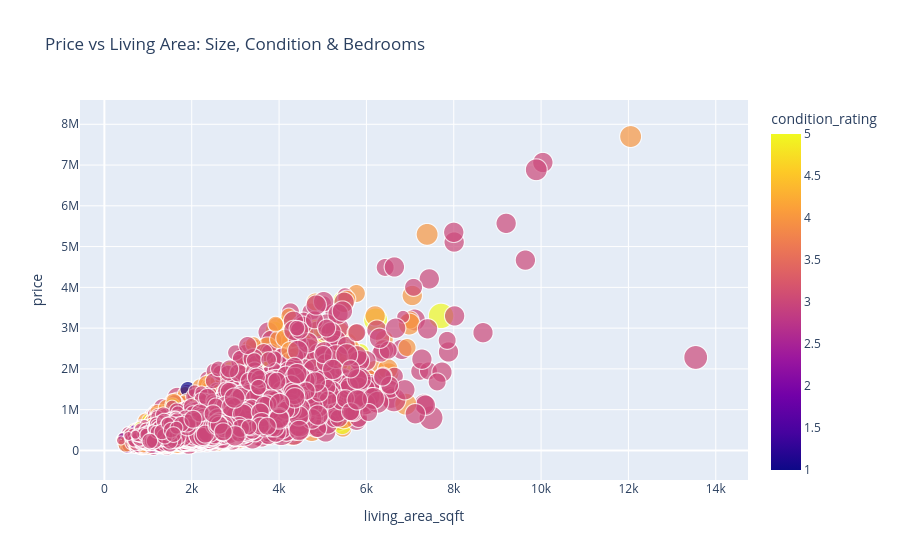

Notebook source saved alongside this figure:
### Markdown cell above
#### 1) Price vs Size Scatter

### Code cell
fig = px.scatter(df, x='living_area_sqft', y='price', size='bedrooms', color='condition_rating',
                 hover_data=['zipcode', 'grade_rating'], size_max=30,
                 title='Price vs Living Area: Size, Condition & Bedrooms')
fig.show()

### Figure 1 — Plotly figure (JSON) as saved in the notebook; plotly's stock layout.template omitted (floating-point values rounded to 4 significant figures; data arrays with more than 128 entries replaced by an {"elided": "..."} marker saying what was removed)
{"data": [{"customdata": {"elided": "21612x2 int values"}, "hovertemplate": "living_area_sqft=%{x}<br>price=%{y}<br>bedrooms=%{marker.size}<br>zipcode=%{customdata[0]}<br>grade_rating=%{customdata[1]}<br>condition_rating=%{marker.color}<extra></extra>", "legendgroup": "", "marker": {"color": {"elided": "21612 int values"}, "coloraxis": "coloraxis", "size": {"elided": "21612 int values"}, "sizemode": "area", "sizeref": 0.01222, "symbol": "circle"}, "mode": "markers", "name": "", "showlegend": false, "type": "scattergl", "x": {"elided": "21612 int values"}, "xaxis": "x", "y": {"elided": "21612 int values"}, "yaxis": "y"}], "layout": {"coloraxis": {"colorbar": {"title": {"text": "condition_rating"}}, "colorscale": [[0, "#0d0887"], [0.1111, "#46039f"], [0.2222, "#7201a8"], [0.3333, "#9c179e"], [0.4444, "#bd3786"], [0.5556, "#d8576b"], [0.6667, "#ed7953"], [0.7778, "#fb9f3a"], [0.8889, "#fdca26"], [1, "#f0f921"]]}, "legend": {"itemsizing": "constant", "tracegroupgap": 0}, "title": {"text": "Price vs Living Area: Size, Condition & Bedrooms"}, "xaxis": {"anchor": "y", "domain": [0, 1], "title": {"text": "living_area_sqft"}}, "yaxis": {"anchor": "x", "domain": [0, 1], "title": {"text": "price"}}}}
